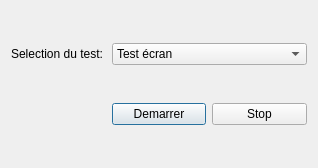
<?xml version="1.0" encoding="UTF-8"?>
<ui version="4.0">
 <class>DialogTest</class>
 <widget class="QDialog" name="DialogTest">
  <property name="geometry">
   <rect>
    <x>0</x>
    <y>0</y>
    <width>318</width>
    <height>168</height>
   </rect>
  </property>
  <property name="windowTitle">
   <string>Tests</string>
  </property>
  <layout class="QGridLayout" name="gridLayout">
   <item row="0" column="0">
    <widget class="QLabel" name="label">
     <property name="text">
      <string>Selection du test:</string>
     </property>
    </widget>
   </item>
   <item row="0" column="1" colspan="2">
    <widget class="QComboBox" name="comboBoxTest">
     <item>
      <property name="text">
       <string>Test écran</string>
      </property>
     </item>
    </widget>
   </item>
   <item row="1" column="1">
    <widget class="QPushButton" name="buttonStartNext">
     <property name="text">
      <string>Demarrer</string>
     </property>
    </widget>
   </item>
   <item row="1" column="2">
    <widget class="QPushButton" name="buttonStop">
     <property name="text">
      <string>Stop</string>
     </property>
    </widget>
   </item>
  </layout>
 </widget>
 <resources/>
 <connections/>
</ui>
